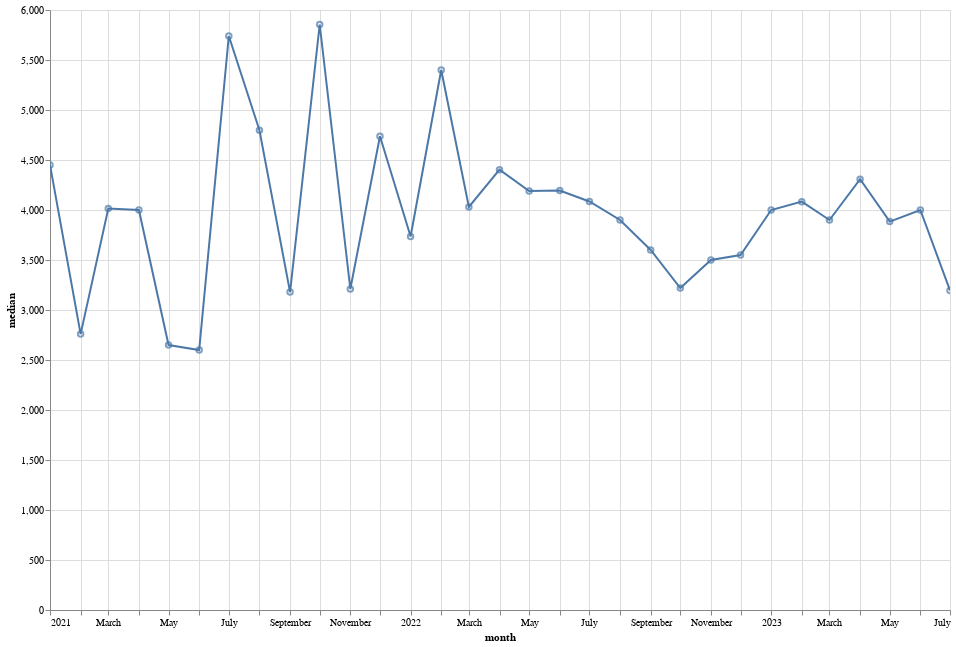

The cell this chart's notebook holds for it:
### Code cell
(
    alt.Chart(aux).mark_point().encode(x='month', y='median', tooltip=['month', 'count', 'median']) +
    alt.Chart(aux).mark_line().encode(x='month', y='median')
).properties(width=900, height=600).interactive()

### Figure 1 — Vega-Lite specification as saved in the notebook (floating-point values rounded to 4 significant figures)
{"config": {"view": {"continuousWidth": 400, "continuousHeight": 300}}, "layer": [{"mark": "point", "encoding": {"tooltip": [{"field": "month", "type": "temporal"}, {"field": "count", "type": "quantitative"}, {"field": "median", "type": "quantitative"}], "x": {"field": "month", "type": "temporal"}, "y": {"field": "median", "type": "quantitative"}}, "selection": {"selector003": {"type": "interval", "bind": "scales", "encodings": ["x", "y"]}}}, {"mark": "line", "encoding": {"x": {"field": "month", "type": "temporal"}, "y": {"field": "median", "type": "quantitative"}}}], "data": {"name": "data-5cbb14e019918d8312405e00924012bc"}, "height": 600, "width": 900, "$schema": "https://vega.github.io/schema/vega-lite/v4.17.0.json", "datasets": {"data-5cbb14e019918d8312405e00924012bc": [{"month": "2021-01-01T00:00:00", "count": 62, "median": 4450.0, "mean": 8705.0}, {"month": "2021-02-01T00:00:00", "count": 85, "median": 2759.0, "mean": 8170.0}, {"month": "2021-03-01T00:00:00", "count": 110, "median": 4015.0, "mean": 5847.0}, {"month": "2021-04-01T00:00:00", "count": 84, "median": 4000.0, "mean": 11280.0}, {"month": "2021-05-01T00:00:00", "count": 87, "median": 2650.0, "mean": 6421.0}, {"month": "2021-06-01T00:00:00", "count": 56, "median": 2600.0, "mean": 5424.0}, {"month": "2021-07-01T00:00:00", "count": 141, "median": 5740.0, "mean": 10390.0}, {"month": "2021-08-01T00:00:00", "count": 109, "median": 4798.0, "mean": 9371.0}, {"month": "2021-09-01T00:00:00", "count": 130, "median": 3179.0, "mean": 6972.0}, {"month": "2021-10-01T00:00:00", "count": 133, "median": 5855.0, "mean": 11110.0}, {"month": "2021-11-01T00:00:00", "count": 126, "median": 3210.0, "mean": 8084.0}, {"month": "2021-12-01T00:00:00", "count": 164, "median": 4737.0, "mean": 10560.0}, {"month": "2022-01-01T00:00:00", "count": 277, "median": 3735.0, "mean": 9554.0}, {"month": "2022-02-01T00:00:00", "count": 266, "median": 5400.0, "mean": 10130.0}, {"month": "2022-03-01T00:00:00", "count": 426, "median": 4030.0, "mean": 8175.0}, {"month": "2022-04-01T00:00:00", "count": 454, "median": 4404.0, "mean": 10020.0}, {"month": "2022-05-01T00:00:00", "count": 602, "median": 4189.0, "mean": 17740.0}, {"month": "2022-06-01T00:00:00", "count": 924, "median": 4195.0, "mean": 9766.0}, {"month": "2022-07-01T00:00:00", "count": 1013, "median": 4085.0, "mean": 8111.0}, {"month": "2022-08-01T00:00:00", "count": 1415, "median": 3900.0, "mean": 11150.0}, {"month": "2022-09-01T00:00:00", "count": 1636, "median": 3600.0, "mean": 6974.0}, {"month": "2022-10-01T00:00:00", "count": 2463, "median": 3220.0, "mean": 6747.0}, {"month": "2022-11-01T00:00:00", "count": 3991, "median": 3500.0, "mean": 6402.0}, {"month": "2022-12-01T00:00:00", "count": 4153, "median": 3550.0, "mean": 6428.0}, {"month": "2023-01-01T00:00:00", "count": 1843, "median": 4000.0, "mean": 8358.0}, {"month": "2023-02-01T00:00:00", "count": 1296, "median": 4084.0, "mean": 9654.0}, {"month": "2023-03-01T00:00:00", "count": 3415, "median": 3900.0, "mean": 7666.0}, {"month": "2023-04-01T00:00:00", "count": 3855, "median": 4308.0, "mean": 7750.0}, {"month": "2023-05-01T00:00:00", "count": 1274, "median": 3884.0, "mean": 7601.0}, {"month": "2023-06-01T00:00:00", "count": 1148, "median": 4000.0, "mean": 7018.0}, {"month": "2023-07-01T00:00:00", "count": 444, "median": 3195.0, "mean": 3567.0}]}}
